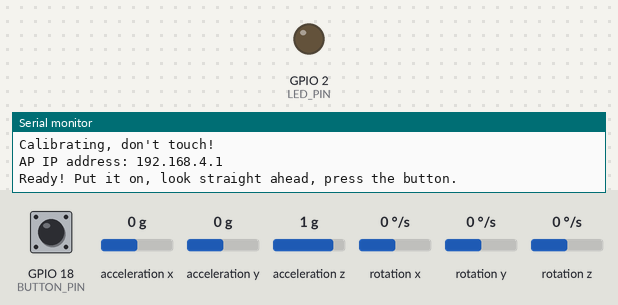
Recording of a sketch running on a simulated ESP32. On the bench: output pins drawn as LEDs (lit = HIGH), the last lines printed to the serial monitor. Inputs (shaded band) come from the test bench; at power-on: GPIO 18 (BUTTON_PIN) HIGH, acceleration x 0 g, acceleration y 0 g, acceleration z 1 g, rotation x 0 °/s, rotation y 0 °/s, rotation z 0 °/s.

Above: at 7.2 s.
7.3 s: GPIO 18 (BUTTON_PIN) pulled LOW for 0.15 s
At 9.05 s:
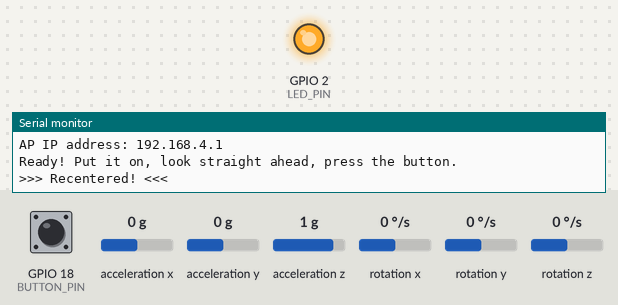
Timing chart, 0 to 16.3 s (numbered marks = the images above; inputs shaded):
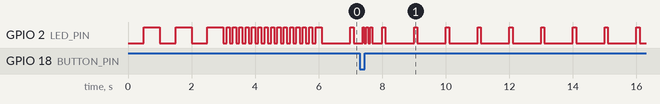

The sketch:

Headset_ESP32_Transmitter.ino
```cpp
// HEADSET ESP32 (transmitter)
// Reads head yaw from the MPU6050 and streams it to the robot over WiFi.
//
// FUNCTIONS:
//  - Recenter button: look straight ahead, press it, that direction = "forward"
//  - Status LED (onboard blue LED, GPIO 2):
//      slow blink (3s)   = just powered on, set the headset down flat
//      fast blink        = calibrating, DON'T TOUCH
//      short blip / sec  = ready, waiting for the robot to connect
//      solid on          = connected and streaming to the robot
//      quick flicker     = recentered
//
//
// WIRING:
//  MPU6050: SDA -> 21, SCL -> 22, VCC -> 3V3, GND -> GND
//  Button:  one leg -> GPIO 18, other leg -> GND (no resistor needed)

#include <Wire.h>
#include <MPU6050_tockn.h>
#include <WiFi.h>
#include <Ticker.h>

MPU6050 mpu6050(Wire);

const char* ssid = "RobotControl";
const char* password = "YOUR_PASSWORD"; // 8+ characters, must match on both ESP32s

WiFiServer server(80);
WiFiClient robot;

#define LED_PIN     2    // Internal LED on board
#define BUTTON_PIN  18   // recenter button

const unsigned long SEND_INTERVAL_MS = 50;  // 20 updates per second

float centerOffset = 0;        // the angle that counts as "straight ahead"
unsigned long lastSend = 0;
unsigned long flashUntil = 0;  // recenter flicker timer

// Button debounce
bool lastButtonReading = HIGH;
bool buttonState = HIGH;
unsigned long lastDebounceTime = 0;
const unsigned long DEBOUNCE_MS = 30;

// Blinking during setup (runs in the background while calibration blocks)
Ticker blinker;
volatile bool ledState = false;
void toggleLed() {
  ledState = !ledState;
  digitalWrite(LED_PIN, ledState);
}

void recenter() {
  centerOffset = mpu6050.getAngleZ();
  flashUntil = millis() + 400;
  Serial.println(">>> Recentered! <<<");
}

void checkButton() {
  bool reading = digitalRead(BUTTON_PIN);
  if (reading != lastButtonReading) {
    lastDebounceTime = millis();
  }
  if (millis() - lastDebounceTime > DEBOUNCE_MS && reading != buttonState) {
    buttonState = reading;
    if (buttonState == LOW) {  // pressed (pulled to GND)
      recenter();
    }
  }
  lastButtonReading = reading;
}

void updateStatusLed(bool connected) {
  unsigned long now = millis();

  if (now < flashUntil) {                 // recenter feedback
    digitalWrite(LED_PIN, (now / 60) % 2);
  } else if (connected) {                 // streaming
    digitalWrite(LED_PIN, HIGH);
  } else {                                // ready, waiting for robot
    digitalWrite(LED_PIN, (now % 1000) < 100);
  }
}

void setup() {
  Serial.begin(115200);
  pinMode(LED_PIN, OUTPUT);
  pinMode(BUTTON_PIN, INPUT_PULLUP);

  Wire.begin(21, 22);  // SDA, SCL
  mpu6050.begin();

  // 1. Slow blink: gives you 3 seconds to set the headset down flat
  Serial.println("Set the headset down flat...");
  blinker.attach_ms(500, toggleLed);
  delay(3000);
  blinker.detach();

  // 2. Fast blink: calibrating, keep it perfectly still
  Serial.println("Calibrating, don't touch!");
  blinker.attach_ms(100, toggleLed);
  mpu6050.calcGyroOffsets(true);
  blinker.detach();

  mpu6050.update();
  centerOffset = mpu6050.getAngleZ();

  // 3. Start the WiFi network for the robot
  WiFi.softAP(ssid, password);
  WiFi.setSleep(false);  // less lag
  Serial.print("AP IP address: ");
  Serial.println(WiFi.softAPIP());
  server.begin();

  Serial.println("Ready! Put it on, look straight ahead, press the button.");
}

void loop() {
  mpu6050.update();

  // Robot (re)connected? Swap out any old dead connection.
  if (server.hasClient()) {
    if (robot && robot.connected()) {
      robot.stop();
      Serial.println("Replacing old robot connection");
    }
    robot = server.available();
    Serial.println("Robot connected");
  }

  checkButton();

  bool connected = robot && robot.connected();
  updateStatusLed(connected);

  if (connected && millis() - lastSend >= SEND_INTERVAL_MS) {
    lastSend = millis();
    float angle = mpu6050.getAngleZ() - centerOffset;
    robot.println(angle, 2);
    Serial.println(angle);
  }
}
```
